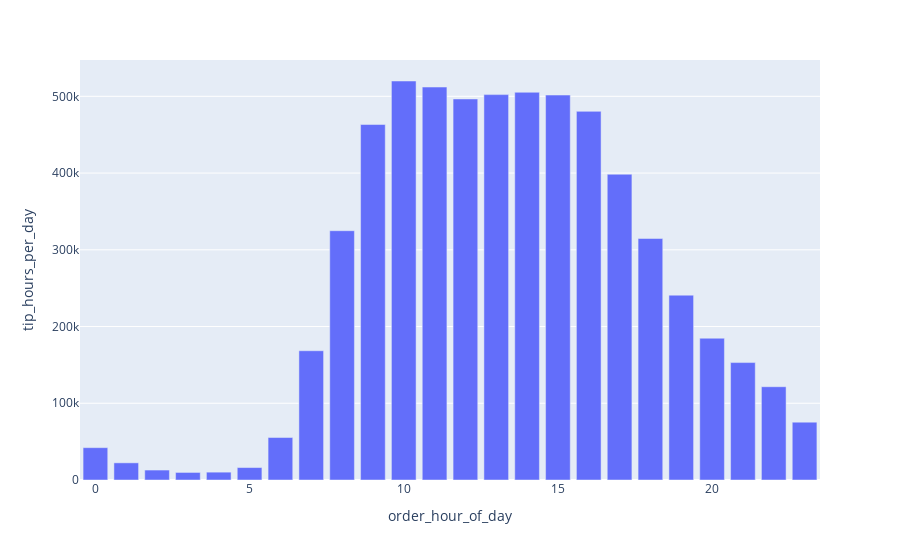

Source (notebook cell):
### Code cell
px.bar(df.groupby("order_hour_of_day", as_index= False).agg(tip_hours_per_day = ("index", "count")), x= "order_hour_of_day", y= "tip_hours_per_day")

### Figure 1 — Plotly figure (JSON) as saved in the notebook; plotly's stock layout.template omitted (floating-point values rounded to 4 significant figures)
{"data": [{"alignmentgroup": "True", "hovertemplate": "order_hour_of_day=%{x}<br>tip_hours_per_day=%{y}<extra></extra>", "legendgroup": "", "marker": {"color": "#636efa", "pattern": {"shape": ""}}, "name": "", "offsetgroup": "", "orientation": "v", "showlegend": false, "textposition": "auto", "type": "bar", "x": [0, 1, 2, 3, 4, 5, 6, 7, 8, 9, 10, 11, 12, 13, 14, 15, 16, 17, 18, 19, 20, 21, 22, 23], "xaxis": "x", "y": [42126, 22362, 12985, 9849, 10231, 16218, 55361, 168446, 324867, 463256, 519971, 512086, 496556, 502218, 505266, 501677, 480389, 398448, 314728, 240879, 184760, 153032, 121559, 75399], "yaxis": "y"}], "layout": {"barmode": "relative", "legend": {"tracegroupgap": 0}, "margin": {"t": 60}, "xaxis": {"anchor": "y", "domain": [0, 1], "title": {"text": "order_hour_of_day"}}, "yaxis": {"anchor": "x", "domain": [0, 1], "title": {"text": "tip_hours_per_day"}}}}
